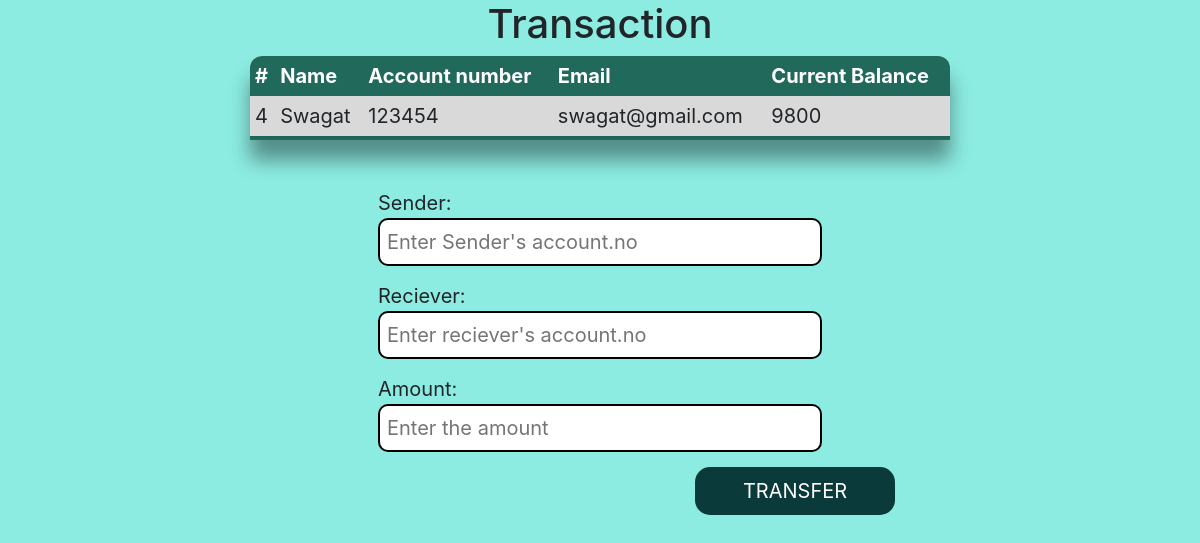
The app's page /transfer.php?id=4 with its own data.
### tables this page shows
CREATE TABLE `sunrise` (
  `id` int(3) NOT NULL,
  `name` varchar(50) NOT NULL,
  `acc_num` int(10) NOT NULL,
  `email` varchar(30) NOT NULL,
  `phone` varchar(15) NOT NULL,
  `age` int(3) NOT NULL,
  `gender` varchar(10) NOT NULL,
  `balance` int(10) NOT NULL
);

### transfer.php (the view, shortened to what this page needs)
<!DOCTYPE html>
<html lang="en">
<head>
    <link rel="stylesheet" href="https://maxcdn.bootstrapcdn.com/bootstrap/4.5.2/css/bootstrap.min.css">
    <link rel="stylesheet" href="style4.css">
</head>
<body>
    <div class="container">
        <h1>Transaction</h1>
        <?php
        include 'connect.php';
        $sid=$_GET['id'];
        $sql= "SELECT id , name, acc_num, email, balance FROM sunrise where id=$sid";
        $result= mysqli_query($con,$sql);
        $rows=mysqli_fetch_assoc($result);
        ?>
        <div>
            <table class="transaction-table">
                <tr>
                    <th>#</th>
                    <th>Name</th>
                    <th>Account number</th>
                    <th>Email</th>
                    <th>Current Balance</th>
                </tr>
                <tr>
                    <td> <?php echo $rows['id']?></td>
                    <td> <?php echo $rows['name']?></td>
                    <td> <?php echo $rows['acc_num']?></td>
                    <td> <?php echo $rows['email']?></td>
                    <td> <?php echo $rows['balance']?></td>
                </tr>
            </table>
        </div>
        <br><br>
        <form method="POST">
            <label>Sender:</label>
            <input type="number" name="sender" id="sender" placeholder="Enter Sender's account.no" required >
            <label>Reciever:</label>
            <input type="number" name="reciever" id="reciever" placeholder="Enter reciever's account.no "required >
            <label>Amount:</label>
            <input type="number" name="amount" id="amount" placeholder="Enter the amount"required >
            <button type="submit" class="btn" id="submit" name="submit">TRANSFER</button>
            <br> <br> <br> <br>
        </form>
    </div>
</body>
</html>

### style4.css (style rules this page uses)
body { background-color:rgba(64, 224, 208 ,0.6); z-index: 1; }
input { display: block; border: 2px solid black; border-radius: 10px; outline: none; font-size: 20px; width: 40%; margin: 0px auto; margin-bottom: 15px; margin-top: 0px; padding: 7px; }
label { font-size: 3em; display: block; font-size: 20px; width: 40%; margin: 0px auto; }
.container h1 { text-align: center; }
.btn { width: 200px; color: white; background-color: rgb(10, 58, 58); padding: 8px 10px; font-size: 20px; border-radius: 15px; cursor: pointer; margin-left: 650px; float: left; }
table { border-collapse: collapse; margin: auto; font-size: 20px; border-radius: 12px 12px 0 0; overflow: hidden ; box-shadow: 0 20px 20px rgba(0,0,0,0.4); width: 700px; background-color: white; }
.transaction-table tr th { background-color: #085848e5; color: #ffffff; text-align: left; font-weight: bold; }
.transaction-table td , th { padding: 5px 5px; }
tr:nth-child(even) { background-color: rgba(128, 128, 128, 0.3) ; }
tr:last-child { border-bottom: 4px solid #085848e5 ; }

### records on screen
sunrise: id "4", name "Swagat", acc_num "123454", email "swagat@gmail.com", balance "9800"
